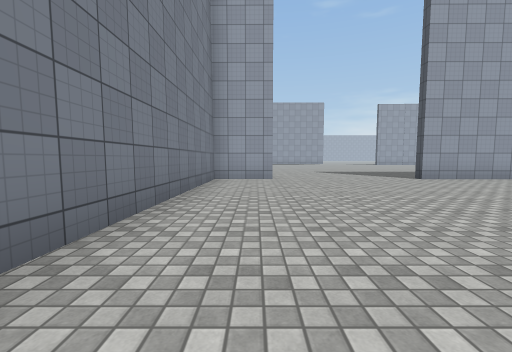
[1] (above)

19 first-person views from a walk through a Unity game level. The camera is 1.2 m above the floor, tilts 4° down and sees 90° across. The floor is counted in squares, 2 m on a side. Each view is taken from the middle of a square. On the plan, view 1 faces up. The plan holds only what a view shows up to about 9 squares ahead; the rest is blank. The place goes on beyond the plan. Surface patterns are stand-ins for the level's own textures.

[2]
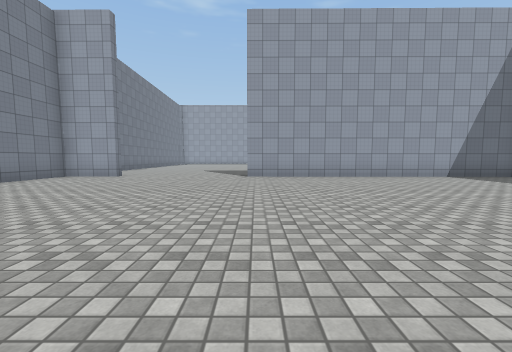

[3]
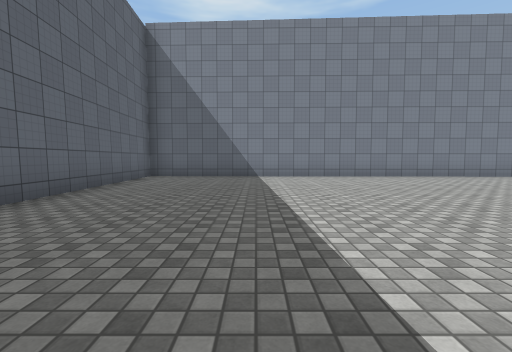

[4]
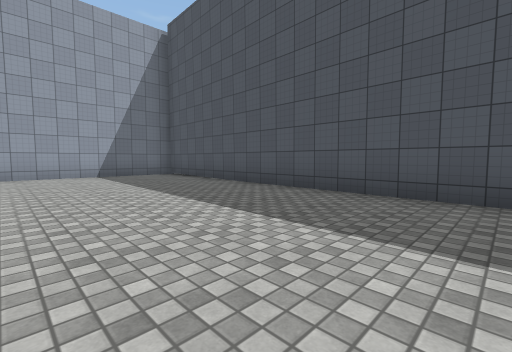

[5]
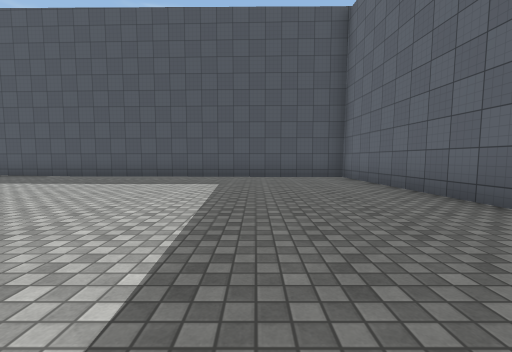

[6]
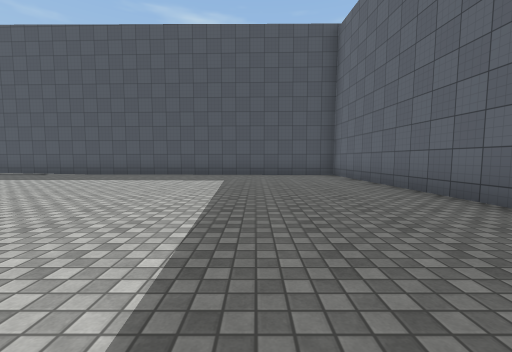

[7]
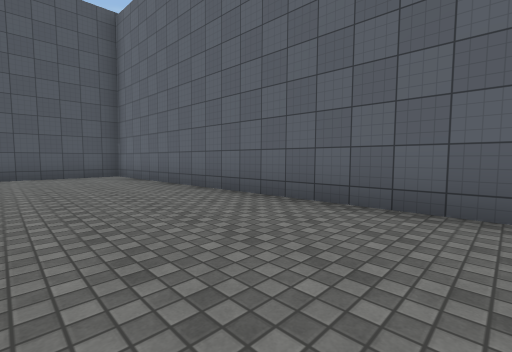

[8]
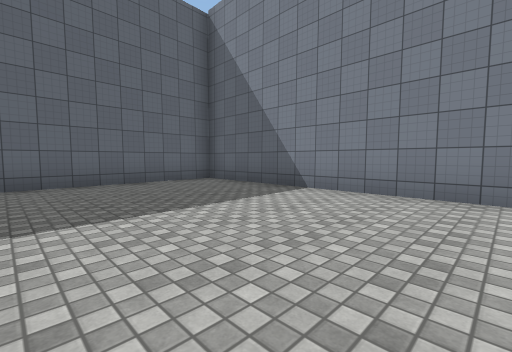

[9]
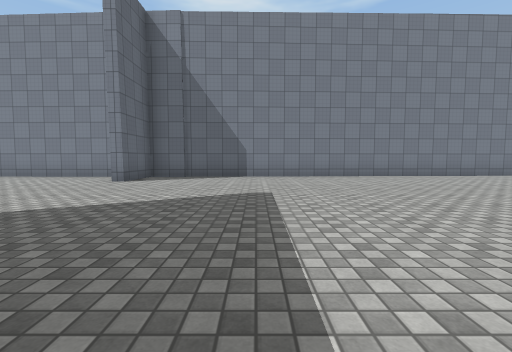

[10]
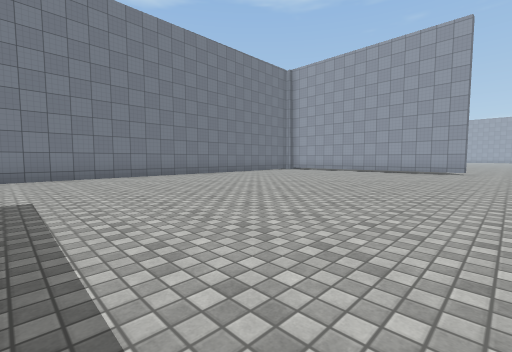

[11]
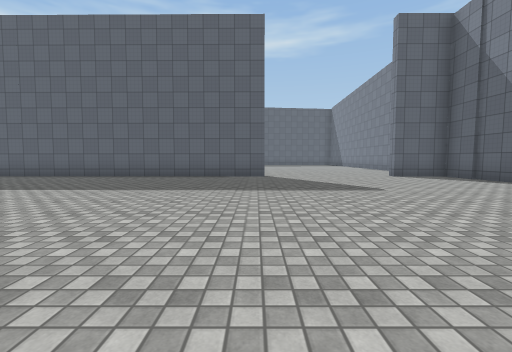

[12]
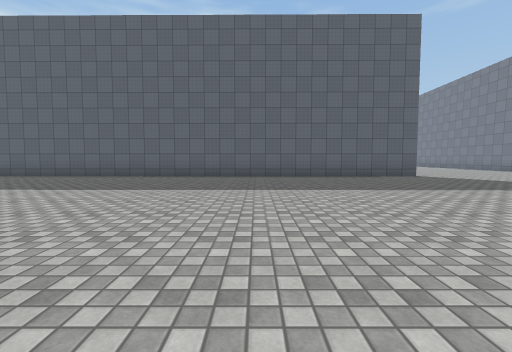

[13]
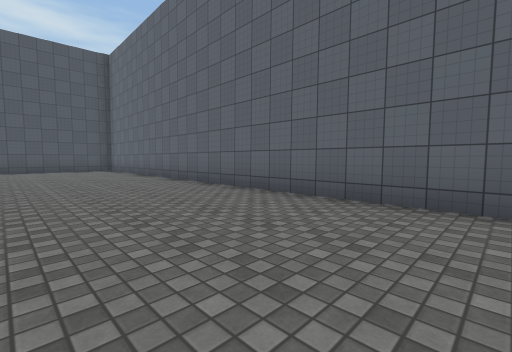

[14]
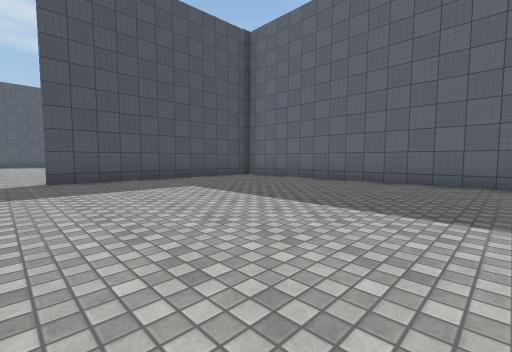

[15]
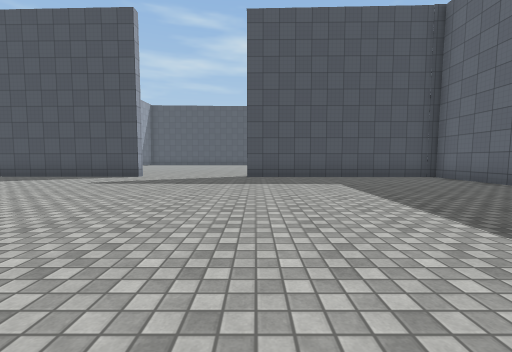

[16]
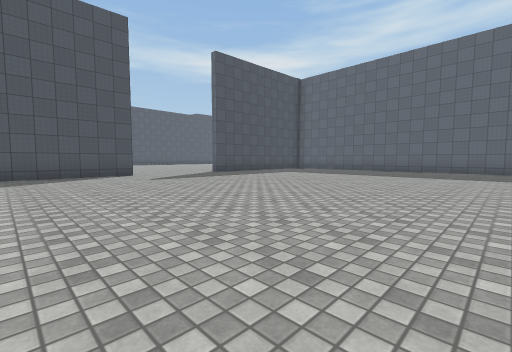

[17]
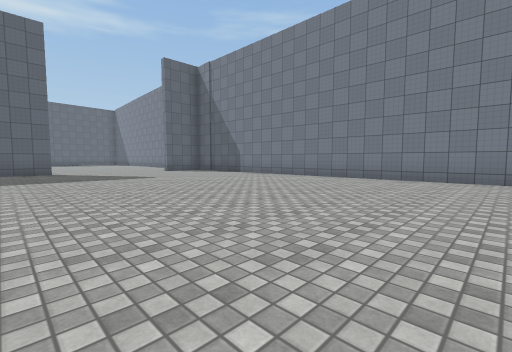

[18]
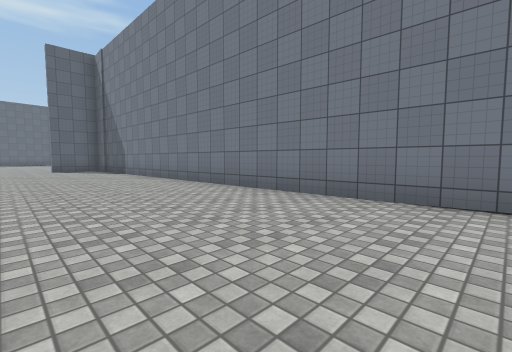

[19]
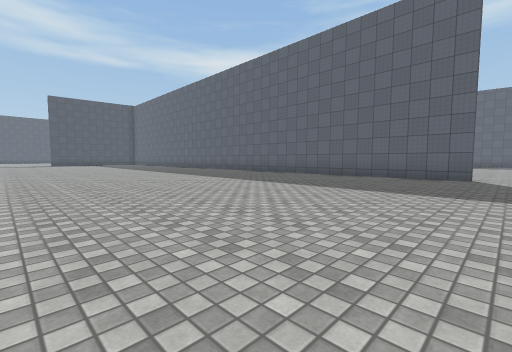

### Floor plan
Points are (right, up) in squares from view 1. A wall is a line through its corners. A room is listed if a view was taken in it or the views show most of it. See-through windows are left out.
Room 1 (views 1, 2, 3, 4, 5, 6, 7, 8)
walls: (0.5, 7.3) (-1.2, 7.3) (-1.5, -6.5) (13.1, -5.8) (13.5, 6.3); (13.2, 7.2) (4.7, 7.3)
ways out: opening at (2.5, 7.2) to room 2
Room 2 (views 9, 10, 11, 12, 13, 14, 15, 16, 17, 18, 19)
walls: (4.7, 7.3) (4.7, 7.6) (28.1, 7.4) (28.2, 13.3); (28.2, 16.7) (28.3, 21.3); (-1.2, 8.8) (-1.2, 7.6) (0.5, 7.6) (0.5, 7.3); (-1.8, 21) (-1.3, 8.7)
ways out: opening at (2.5, 7.2) to room 1; opening at (29, 15)

Where each view was taken, in squares from view 1:
view 1: 0 up, 0 right, facing up
view 2: 1 down, 5 right, facing up
view 3: 3 down, 7 right, facing left
view 4: 2 down, 9 right, facing up-right
view 5: 3 down, 5 right, facing right
view 6: 3 down, 4 right, facing right
view 7: 3 down, 4 right, facing down-right
view 8: 0 up, 3 right, facing down-left
view 9: 11 up, 7 right, facing left
view 10: 11 up, 7 right, facing up-left
view 11: 16 up, 5 right, facing down
view 12: 16 up, 10 right, facing down
view 13: 11 up, 15 right, facing down-right
view 14: 14 up, 21 right, facing down-right
view 15: 13 up, 20 right, facing right
view 16: 20 up, 19 right, facing down-right
view 17: 19 up, 6 right, facing down-left
view 18: 21 up, 2 right, facing down-left
view 19: 16 up, 4 right, facing down-right
